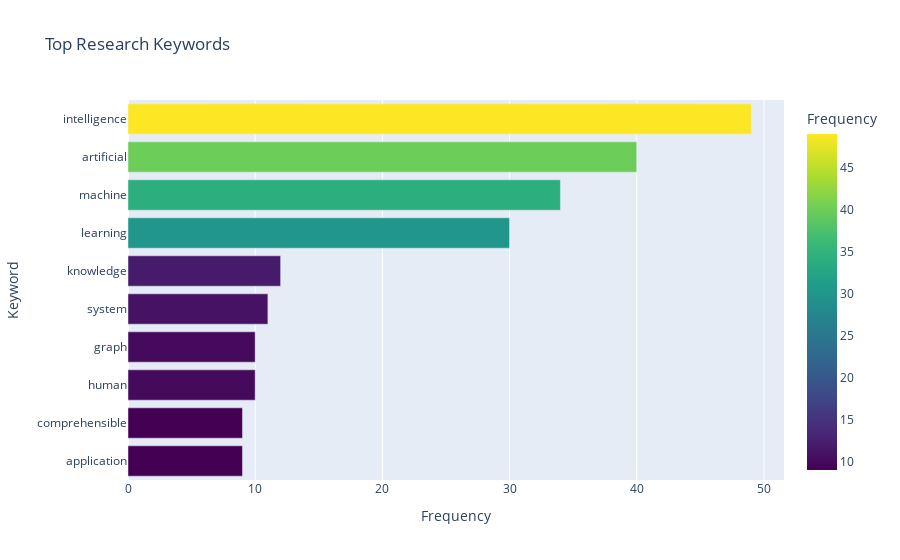

Notebook code cell kept with this figure:
### Markdown cell above
### Keywords Analysis

Text preprocessing + frequency analysis to extract most important research terms. Stop words filtered out, scientific terms prioritized. Word frequency reflects research focus areas. Larger datasets provide richer keyword diversity.

### Code cell
print("🔑 GLOBAL KEYWORDS ANALYSIS")
print("─" * 40)

# Top keywords DataFrame
keywords_df = pd.DataFrame(keywords[:15], columns=['Keyword', 'Frequency'])
display(keywords_df)

# Keywords bar chart
fig_keywords = px.bar(
    keywords_df.head(10),
    x='Frequency',
    y='Keyword',
    orientation='h',
    title="Top Research Keywords",
    color='Frequency',
    color_continuous_scale='Viridis'
)
fig_keywords.update_layout(yaxis={'categoryorder':'total ascending'})
fig_keywords.show()

# Word cloud visualization (if wordcloud is available)
try:
    from wordcloud import WordCloud
    
    # Create word frequency dictionary
    word_freq = dict(keywords[:30])
    
    # Generate word cloud
    wordcloud = WordCloud(
        width=800, height=400,
        background_color='white',
        colormap='viridis'
    ).generate_from_frequencies(word_freq)
    
    # Display word cloud
    plt.figure(figsize=(12, 6))
    plt.imshow(wordcloud, interpolation='bilinear')
    plt.axis('off')
    plt.title('Research Keywords Word Cloud', fontsize=16, pad=20)
    plt.tight_layout()
    plt.show()
    
except ImportError:
    print("💡 WordCloud library not available - install with: pip install wordcloud")

### Figure 1 — Plotly figure (JSON) as saved in the notebook; plotly's stock layout.template omitted (floating-point values rounded to 4 significant figures)
{"data": [{"hovertemplate": "Frequency=%{marker.color}<br>Keyword=%{y}<extra></extra>", "legendgroup": "", "marker": {"color": [49, 40, 34, 30, 12, 11, 10, 10, 9, 9], "coloraxis": "coloraxis", "pattern": {"shape": ""}}, "name": "", "orientation": "h", "showlegend": false, "textposition": "auto", "type": "bar", "x": [49, 40, 34, 30, 12, 11, 10, 10, 9, 9], "xaxis": "x", "y": ["intelligence", "artificial", "machine", "learning", "knowledge", "system", "human", "graph", "application", "comprehensible"], "yaxis": "y"}], "layout": {"barmode": "relative", "coloraxis": {"colorbar": {"title": {"text": "Frequency"}}, "colorscale": [[0, "#440154"], [0.1111, "#482878"], [0.2222, "#3e4989"], [0.3333, "#31688e"], [0.4444, "#26828e"], [0.5556, "#1f9e89"], [0.6667, "#35b779"], [0.7778, "#6ece58"], [0.8889, "#b5de2b"], [1, "#fde725"]]}, "legend": {"tracegroupgap": 0}, "title": {"text": "Top Research Keywords"}, "xaxis": {"anchor": "y", "domain": [0, 1], "title": {"text": "Frequency"}}, "yaxis": {"anchor": "x", "categoryorder": "total ascending", "domain": [0, 1], "title": {"text": "Keyword"}}}}
